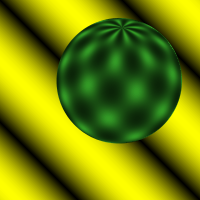
#> input picture Lab/lab3/sphere1.ppm, 200 x 200 px; the run also reads 2 pictures not shown here
$ python lucas_kanade.py
#> lines starting #> are read from the running program, lines starting #| are printed output that depends on the picture; pictures that were not available may be replaced by others from this repository, and a replacement may not be noted
import cv2
import numpy as np
import matplotlib.pyplot as plt
from scipy import signal


sphere1 = cv2.imread('sphere1.ppm', cv2.IMREAD_GRAYSCALE)
#> sphere1: shape (200, 200); min 0, max 225, mean 114.4
sphere2 = cv2.imread('sphere2.ppm', cv2.IMREAD_GRAYSCALE)
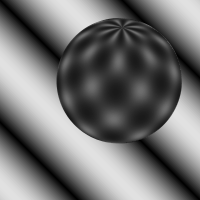
#> sphere2: shape (200, 200); min 0, max 225, mean 114.4

synth1 = cv2.imread('synth1.ppm', cv2.IMREAD_GRAYSCALE)
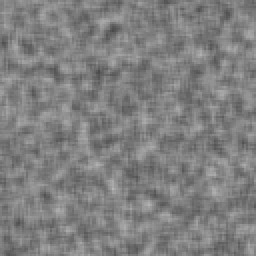
#> input picture Lab/lab3/synth1.pgm, 128 x 128 px, given in place of synth1.ppm, which was not available (shown 2 times larger)
#> synth1 is the input picture: shape (128, 128); min 74, max 183, mean 127.6
synth2 = cv2.imread('synth2.ppm', cv2.IMREAD_GRAYSCALE)

jpeg0000 = cv2.imread('pingpong/0000.jpeg', cv2.IMREAD_GRAYSCALE)
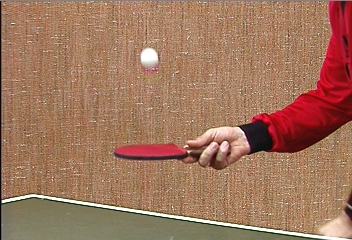
#> input picture Lab/lab3/pingpong/0000.jpeg, 352 x 240 px
#> jpeg0000: shape (240, 352); min 0, max 255, mean 127.7
jpeg0001 = cv2.imread('pingpong/0001.jpeg', cv2.IMREAD_GRAYSCALE)
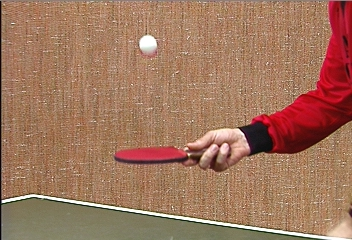
#> input picture Lab/lab3/pingpong/0001.jpeg, 352 x 240 px
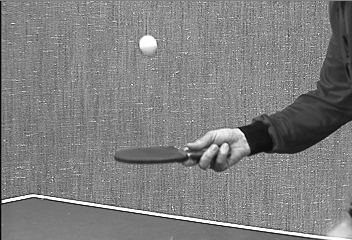
#> jpeg0001: shape (240, 352); min 0, max 255, mean 127.5


def split_windows(image, winsize_r=15, winsize_c=15):
#> called with winsize_r = 15, winsize_c = 15
    imheight = image.shape[0]
#> imheight = 200
    imwidth = image.shape[1]
#> imwidth = 200
    crop_size = 5
    windows = []

    x_positions = []      # keep track of central pixel locations for the quiver plot
    y_positions = []

    for y in range(0, imheight-crop_size, winsize_c):
        for x in range(0, imwidth-crop_size, winsize_r):
            window = image[y:y + winsize_c, x:x + winsize_r]
            x_pos = round(x + winsize_r/2, 0)       # round up
            y_pos = round(y + winsize_c / 2, 0)
            x_positions.append(x_pos)
            y_positions.append(y_pos)
            windows.append(window)
#> after the loop, windows = 169 items; x_positions = 169 values, max 188 at index 12, min 8 at index 0, mean 97.54; y_positions = 169 values from 8 to 188
            #print(window.shape)
            #cv2.imshow("window_{}_{}".format(x,y), window)

    x_positions = np.array(x_positions)
    y_positions = np.array(y_positions)

    return windows, x_positions, y_positions


def optical_flow(win1, win2):

    sobel_x = np.asarray([[-1, 0, 1],
                          [-2, 0, 2],
                          [-1, 0, 1]], dtype=np.float32)

    sobel_y = np.asarray([[-1, -2, -1],
                          [0, 0, 0],
                          [1, 2, 1]],  dtype=np.float32)

    kernel_t = np.ones((3,3), dtype=np.float32)

    # take the image derivatives using sobel kernels
    mode = 'same'
    Ix = signal.convolve2d(win1, sobel_x, boundary='symm', mode=mode)
    Iy = signal.convolve2d(win1, sobel_y, boundary='symm', mode=mode)
    It = signal.convolve2d(win2, kernel_t, boundary='symm', mode=mode) + signal.convolve2d(win1, -kernel_t, boundary='symm', mode=mode)

    b = It.flatten()  # get b here
    A = np.vstack((Ix.flatten(), Iy.flatten())).T  # get A here
    v = np.matmul(np.matmul(np.linalg.pinv(np.matmul(A.T, A)),A.T), b)

    return v


def arrange_vector(win_list1, win_list2):
    # arange and fill up the vector of velocities
    v_vector = []

    for i in range(len(win_list1)):
        v = optical_flow(win_list1[i], win_list2[i])
        v_vector.append(v)

    v_vector = np.array(v_vector)
    return v_vector


def plot_optical_flow(x_pos, y_pos, v_vector):

    fig, ax = plt.subplots()
    plt.quiver(x_pos, y_pos, v_vector[:, 0], v_vector[:, 1], angles='xy', color='green')
    #plt.xlim(0,200)
    #plt.ylim(0,200)
    plt.show()


# for the spheres
sphere1_wins, sphere1_xpos, sphere1_ypos = split_windows(sphere1)
#> sphere1_wins = 169 items; sphere1_xpos has the same summary as x_positions in split_windows; sphere1_ypos = 169 values from 8 to 188
sphere2_wins, sphere2_xpos, sphere2_ypos = split_windows(sphere2)
#> sphere2_wins = 169 items; sphere2_xpos has the same summary as x_positions in split_windows; sphere2_ypos = 169 values from 8 to 188
sphere_v = arrange_vector(sphere1_wins, sphere2_wins)
#> the loop in arrange_vector, `for i in range(len(win_list1)):` made 169 passes
#> v on passes 1 to 3: [0, 0], [0, 0], [0, 0]
#> after the loop in arrange_vector, `for i in range(len(win_list1)):`: v_vector = 169 pairs, first value -0.729 to 6.87, second value -3.49 to 3.42
#> sphere_v has the same summary as v_vector in arrange_vector
plot_optical_flow(sphere1_xpos, sphere1_ypos, sphere_v)
#> in plot_optical_flow, `plt.show()`:
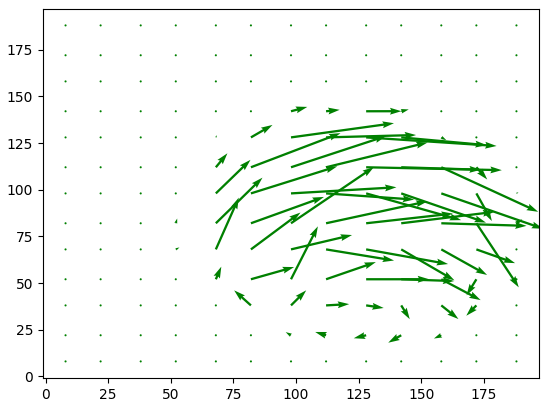
#> figure drawn by matplotlib, 1 panel


# for the synth images
synth1_wins, synth1_xpos, synth1_ypos = split_windows(synth1)
#> synth1_wins = 81 items; synth1_xpos = 81 values, max 128 at index 8, min 8 at index 0, mean 67.56; synth1_ypos = 81 values from 8 to 128
synth2_wins, synth2_xpos, synth2_ypos = split_windows(synth2)
#> synth2_wins = 81 items; synth2_xpos has the same summary as synth1_xpos; synth2_ypos = 81 values from 8 to 128
synth_v = arrange_vector(synth1_wins, synth2_wins)
#> the loop in arrange_vector (call 2), `for i in range(len(win_list1)):` made 81 passes
#> v on passes 1 to 12: [-0.0991, 0.182], [-0.0318, 0.275], [-0.00206, 0.324], [0.0751, 0.44], [0.0671, 0.395], [0.152, 0.482], [0.195, 0.409], [0.205, 0.699], [0.13, 0.648], [-0.195, 0.264], [-0.122, 0.291], [-0.0485, 0.344]
plot_optical_flow(synth1_xpos, synth1_ypos, synth_v)


# for the jpeg ims
jpeg0000_wins, jpeg0000_xpos, jpeg0000_ypos = split_windows(jpeg0000)
jpeg0001_wins, jpeg0001_xpos, jpeg0001_ypos = split_windows(jpeg0001)
jpeg_v = arrange_vector(jpeg0000_wins, jpeg0001_wins)
print(jpeg0000_xpos.shape, jpeg0000_ypos.shape, jpeg_v.shape)
#| (384,) (384,) (384, 2)
plot_optical_flow(jpeg0000_xpos, jpeg0000_ypos, jpeg_v)
#> in plot_optical_flow (call 3), `plt.show()`:
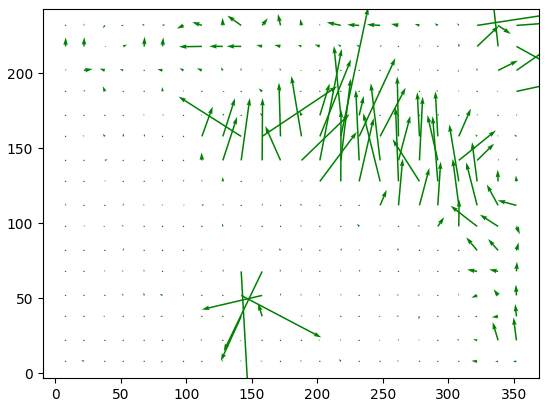
#> figure drawn by matplotlib, 1 panel
